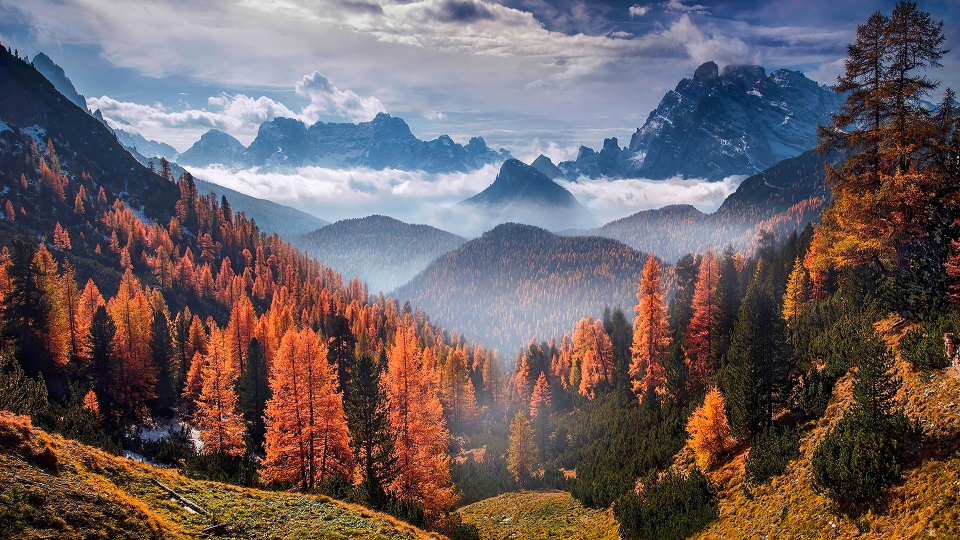
#> input picture OpenCV/1 Funções Básicas/imagem.jpg, 1920 x 1080 px (shown at 1/2 size)
$ python 1.Abrit_imagem.py
#> lines starting #> are read from the running program, lines starting #| are printed output that depends on the picture
import cv2

img = cv2.imread('imagem.jpg') #le uma imagem
#> img is the input picture: shape (1080, 1920, 3); mean B, G, R 96.1, 94.5, 107.5

img = cv2.resize(img, (480,360))
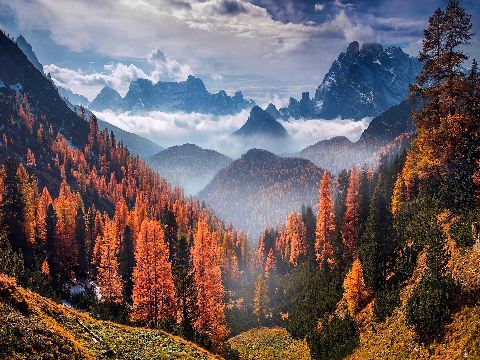
#> img: shape (360, 480, 3); mean B, G, R 96.3, 94.7, 107.7
imgCinza = cv2.cvtColor(img, cv2.COLOR_RGB2GRAY)
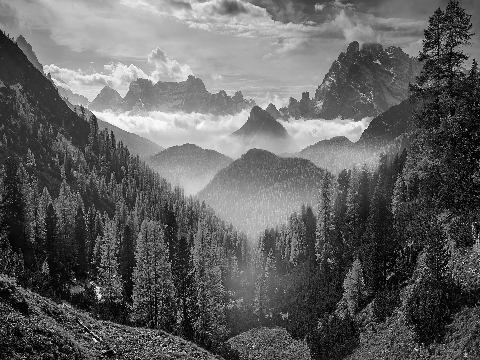
#> imgCinza: shape (360, 480); min 0, max 254, mean 96.7
print(img.shape)#tamanho da imagem
#| (360, 480, 3)
cv2.imshow('exemplo',img) #mostra a imagem
cv2.imshow("cinza", imgCinza)
cv2.waitKey(0)#manter a imagem(ela abre e fecha sozinha sem esse comando)
